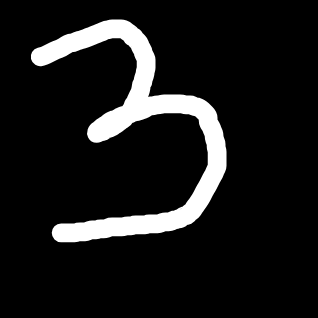
#> input picture data/user_feedback/digit_3/20261112_201348_571_orig.png, 318 x 318 px
$ python -i preprocessing.py   (imports and definitions only)
#> lines starting #> are read from the running program, lines starting #| are printed output that depends on the picture
#> further down, picture is the input picture: PIL image 318x318 RGBA; mean R, G, B, A 26.6, 26.6, 26.6, 255
import numpy as np
from PIL import Image, ImageOps
import scipy.ndimage


# [165 lines left out: functions preprocess_training_data, detect_multiple_digits, check_drawing_quality, not called in this run]


def preprocess_image(image, invert_if_needed=True, auto_thicken=False):
    """
    Enhanced MNIST-standard Preprocessing Pipeline:
      1. Converts to Grayscale & composites alpha channel.
      2. Auto-detects light background and inverts to dark background (MNIST format).
      3. Cleans stray background noise.
      4. Bounding-box cropping to isolate the digit regardless of canvas position.
      5. Aspect-ratio preserving scaling into a 20x20 bounding box.
      6. Center-of-Mass (Centroid) alignment into the 28x28 spatial grid.
      7. Optional Auto-thicken: dilates thin strokes to match training distribution.
      8. Gaussian ink-stroke antialiasing filter to match scanned pen stroke gradients.
      9. Dynamic range normalization [0.0, 1.0] and flatten to (1, 784).
    """
#> called with invert_if_needed = True, auto_thicken = False
    if isinstance(image, np.ndarray):
        if image.dtype != np.uint8 and np.max(image) <= 1.0:
            image = (image * 255).astype(np.uint8)
        else:
            image = image.astype(np.uint8)
        image = Image.fromarray(image)

    # Composite transparency/alpha onto solid black background
    if image.mode in ("RGBA", "LA") or (image.mode == "P" and "transparency" in image.info):
        bg = Image.new("RGBA", image.size, (0, 0, 0, 255))
        image = Image.alpha_composite(bg, image.convert("RGBA")).convert("RGB")

    # Convert to grayscale
    image = image.convert("L")
#> image: PIL image 318x318 L

    # Check background brightness: MNIST digits are white (255) on black (0) background
    img_array = np.array(image)
    corner_pixels = [
        img_array[0, 0],
        img_array[0, -1],
        img_array[-1, 0],
        img_array[-1, -1],
    ]
#> corner_pixels = [0, 0, 0, 0]
    if invert_if_needed and (np.mean(corner_pixels) > 128 or np.mean(img_array) > 130):
        image = ImageOps.invert(image)
        img_array = np.array(image)

    # Filter out faint background noise/compression artifacts
    img_array[img_array < 30] = 0
#> img_array: shape (318, 318); min 0, max 255, mean 26.6
    image = Image.fromarray(img_array)

    # Find the tight bounding box of the drawn digit
    bbox = image.getbbox()
#> bbox = (31, 19, 227, 243)
    if bbox is None:
        # Empty canvas
        return np.zeros((1, 784), dtype=np.float32)

    # Tightly crop to digit boundaries
    cropped = image.crop(bbox)
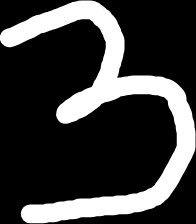
#> cropped: PIL image 196x224 L; min 0, max 255, mean 61.2
    width, height = cropped.size
#> width = 196; height = 224

    # Scale to fit inside 20x20 box preserving aspect ratio (Yann LeCun MNIST specification)
    if width > height:
        new_width = 20
        new_height = max(1, int(round((height * 20.0) / width)))
    else:
        new_height = 20
        new_width = max(1, int(round((width * 20.0) / height)))
#> new_width = 18

    resized = cropped.resize((new_width, new_height), Image.Resampling.BILINEAR)
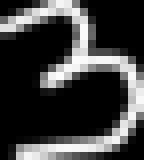
#> resized: PIL image 18x20 L (shown 8 times larger); min 0, max 253, mean 62

    # Place inside standard 28x28 canvas centered
    canvas_28 = Image.new("L", (28, 28), color=0)
#> canvas_28: PIL image 28x28 L; every value is 0
    offset_x = (28 - new_width) // 2
#> offset_x = 5
    offset_y = (28 - new_height) // 2
    canvas_28.paste(resized, (offset_x, offset_y))
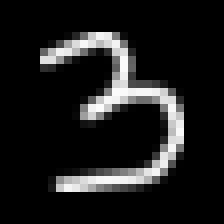
#> canvas_28: PIL image 28x28 L (shown 8 times larger); min 0, max 253, mean 28.5

    # Center-of-Mass Alignment (matches MNIST dataset creation)
    arr_28 = np.array(canvas_28, dtype=np.float32)
    cy, cx = scipy.ndimage.center_of_mass(arr_28)
#> cy = 13.6; cx = 14.48
    if not np.isnan(cy) and not np.isnan(cx):
        shift_y = 14.0 - cy
#> shift_y = 0.405
        shift_x = 14.0 - cx
#> shift_x = -0.483
        arr_28 = scipy.ndimage.shift(arr_28, (shift_y, shift_x), mode="constant", cval=0.0)
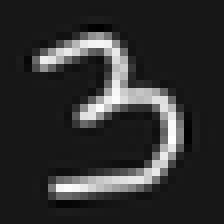
#> arr_28: shape (28, 28) float32 (shown 8 times larger); min -27.15, max 265, mean 28.5; drawn with min black and max white

    # Optional Auto-thicken: dilates thin strokes before smoothing
    if auto_thicken and np.max(arr_28) > 25:
        th = max(20.0, 0.30 * float(np.max(arr_28)))
        bin_mask = arr_28 > th
        dist = scipy.ndimage.distance_transform_edt(bin_mask)
        avg_w = np.mean(dist[bin_mask]) * 2.0 if np.any(bin_mask) else 3.0
        # If stroke is below 2.2px, apply subtle dilation
        if avg_w < 2.2:
            dilated = scipy.ndimage.binary_dilation(bin_mask, structure=np.ones((2, 2)))
            arr_28 = np.maximum(arr_28, dilated.astype(np.float32) * 200.0)

    # Gaussian smoothing to simulate scanned pen ink gradients matching MNIST
    arr_28 = scipy.ndimage.gaussian_filter(arr_28, sigma=0.65)
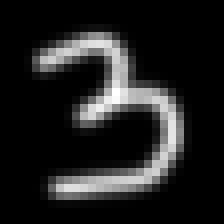
#> arr_28: shape (28, 28) float32 (shown 8 times larger); min -0.242, max 224.1, mean 28.5; drawn with min black and max white

    # Peak normalization
    if arr_28.max() > 0:
        arr_28 = (arr_28 / arr_28.max()) * 255.0

    # Clip values and normalize to 0.0 - 1.0
    arr_28 = np.clip(arr_28, 0.0, 255.0) / 255.0

    return arr_28.reshape(1, 784)

>>> from PIL import Image
>>> picture = Image.open('../data/user_feedback/digit_3/20261112_201348_571_orig.png')
>>> result = preprocess_image(picture)
